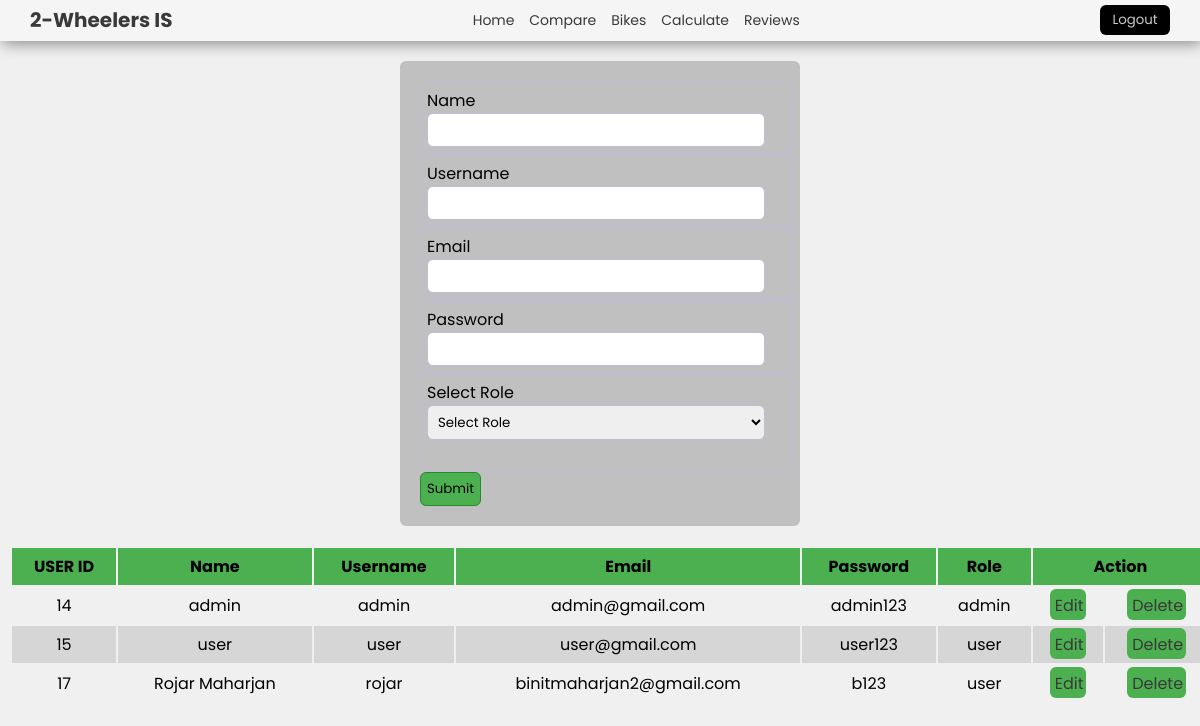
The app's page /users-create.php, older data.
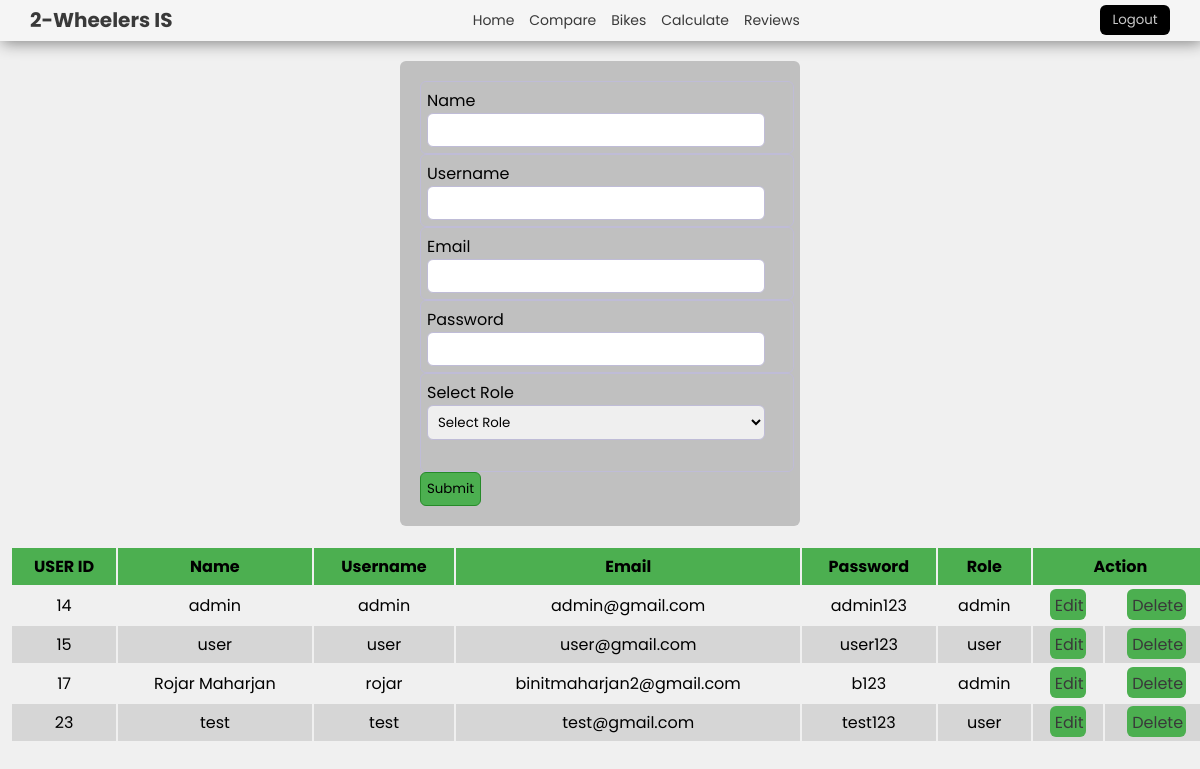
The same page, newer data.
### tables this page shows
CREATE TABLE `users` (
  `userid` int(255) NOT NULL,
  `name` varchar(255) NOT NULL,
  `username` varchar(255) NOT NULL,
  `email` varchar(255) NOT NULL,
  `password` varchar(255) NOT NULL,
  `role` varchar(255) NOT NULL
);

### users-create.php (the view, shortened to what this page needs)
<!DOCTYPE html>
<html lang="en">
<head>
    <link rel="stylesheet" href="users-create.css?v=<?php echo time(); ?>">
</head>
<body>
    <?php
    include 'menu.php';
    ?>
    <div class="addusers">
        <form action="" method="POST" enctype="multipart/form-data" onsubmit="return validateForm()">
            <div class="users-body">
                <label for="name">Name</label><br>
                <input type="text" id="name" name="name" class="">
            </div>
            <div class="users-body">
                <label for="username">Username</label><br>
                <input type="text" id="username" name="username" class="">
            </div>
            <div class="users-body">
                <label for="email">Email</label><br>
                <input type="email" id="email" name="email" class="">
            </div>
            <div class="users-body">
                <label for="password">Password</label><br>
                <input type="text" id="password" name="password" class="">
            </div>
            <div class="users-body">
                <label>Select Role</label><br>
                <select name="role" id="role" class="">
                    <option value="">Select Role</option>
                </select><br><br>
            </div>
            <div class="sb-btm">
                <input type="submit" value="Submit" name='submit'>
            </div>
        </form>
    </div>
    <?php
    include 'connection.php';
    $sql = "SELECT * FROM users";
    $row = mysqli_query($conn, $sql);
    echo '
                   <div class="data">
                    <table >
                    <tr>
                    <th>USER ID</th>
                    <th>Name</th>
                    <th>Username</th>
                    <th>Email</th>
                    <th>Password</th>
                    <th>Role</th>
                    <th colspan=2>Action</th>
                    </tr>
                    </div>
        ';
    while ($result = mysqli_fetch_assoc($row)) {
        echo '<tr>
                            <td>' . $result['userid'] . '</td>
                            <td>' . $result['name'] . '</td>
                            <td>' . $result['username'] . '</td>
                            <td>' . $result['email'] . '</td>
                            <td>' . $result['password'] . '</td>
                            <td>' . $result['role'] . '</td>
                            <td><a href="users-update-1.php?userid=' . $result['userid'] . '">Edit</a></td>
                            <td><a href="users-delete-1.php?userid=' . $result['userid'] . '">Delete</a></td>
    </tr>';
        echo '<br>';
    }
    ?>
</body>
</html>

Row changes from the older to the newer data that the page shows:
changed users "Rojar Maharjan": role "user" → "admin"
added users: userid "23", name "test", username "test", email "test@gmail.com", password "test123", role "user"
